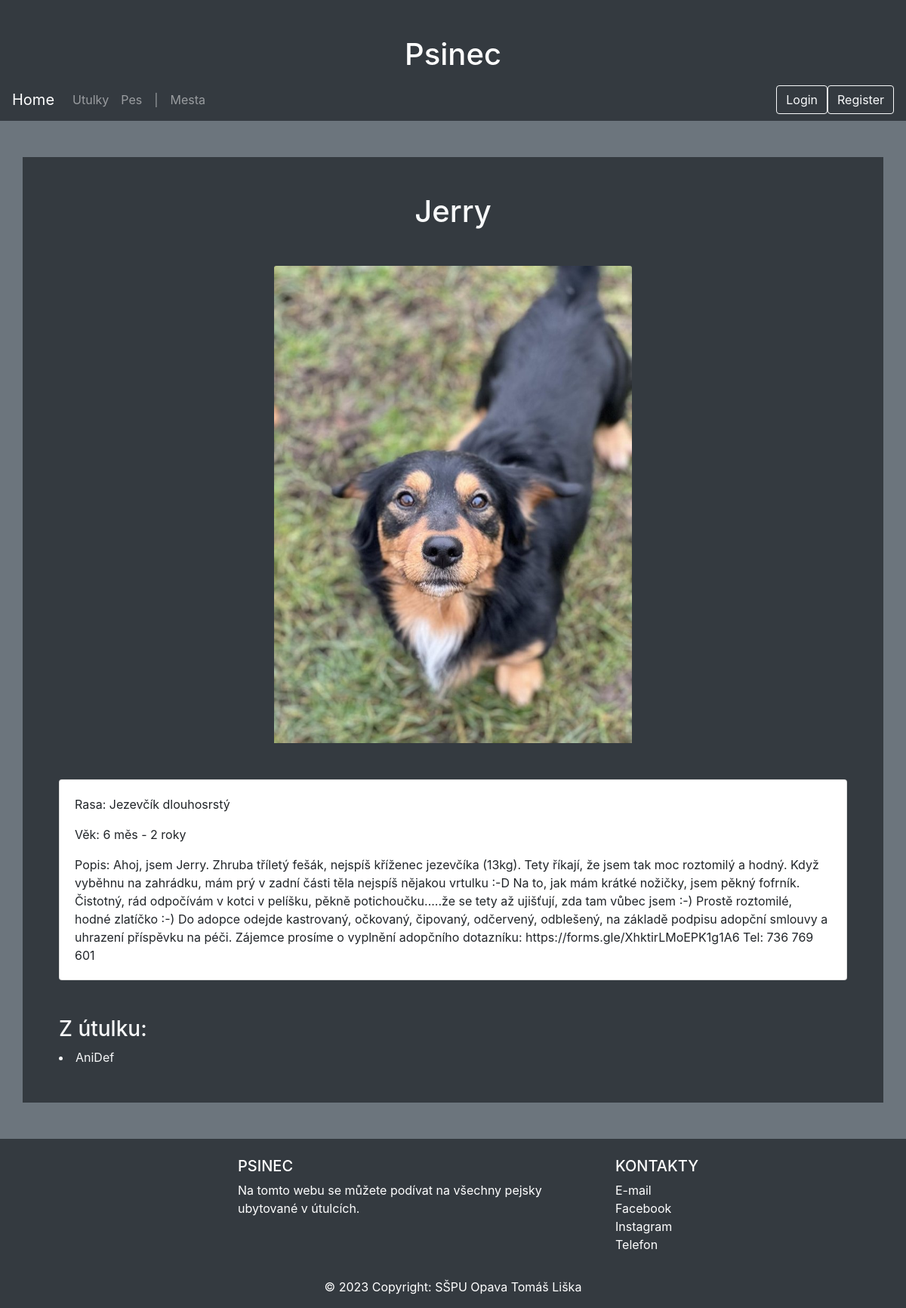
The page /pes/10 on the database its author committed.
### website/models.py (models this page shows, shortened)
class Pes(db.Model):
    idpes = db.Column(db.Integer, primary_key=True)
    ockovani = db.Column(db.Enum('Ano', 'Ne', name='ockovani_enum'), nullable=True)
    jmeno = db.Column(db.String(45), nullable=False)
    rasa = db.Column(db.String(45))
    vek = db.Column(db.Enum('2 - 6 měs', '6 měs - 2 roky', '2 - 8 let', '8 a více', name='vek_enum'), nullable=True)
    velikost = db.Column(db.Enum('maly', 'stredni', 'velky', name='velikost_enum'), nullable=True)
    stav = db.Column(db.Enum('kastrovany', 'handicapovany', 'akutni adoptce', name='stav_enum'), nullable=True)
    pohlavi = db.Column(db.Enum('Pes', 'Fena', name='pohlavi_enum'), nullable=True)
    popis = db.Column(db.String(200))
    fotografie = db.Column(db.String(100), nullable=False, default='default.jpeg')
    utulek_nazev = db.Column(db.String(45), db.ForeignKey('utulek.nazev', name='utulek_nazev'), nullable=False)
    utulek = db.relationship('Utulek', backref=db.backref('pes', lazy=True))
    __table_args__ = (
        CheckConstraint('ockovani IN ("Ano", "Ne")'),
        CheckConstraint('vek IN ("2 - 6 měs", "6 měs - 2 roky", "2 - 8 let", "8 a více")'),
        CheckConstraint('velikost IN ("maly", "stredni", "velky")'),
        CheckConstraint('stav IN ("kastrovany", "handicapovany", "akutni adoptce")'),
        CheckConstraint('pohlavi IN ("Pes", "Fena")'),
    )

class Utulek(db.Model):
    nazev = db.Column(db.String(45), primary_key=True)
    adresa = db.Column(db.String(45), nullable=False)
    mesto_nazev = db.Column(db.String(45), db.ForeignKey('mesto.nazev'), nullable=False)
    mesto = db.relationship('Mesto', backref=db.backref('utulky', lazy=True))

### website/views.py (the view)
@app.route('/pes/<int:pes_id>')
def pes_detail(pes_id):
    pes = Pes.query.get(pes_id)
    utulek_entries = Utulek.query.filter(Utulek.nazev == pes.utulek_nazev).all()
    if pes is None:
        abort(404)
    return render_template('pes_detail.html', pes=pes, utulek_entries=utulek_entries)

### website/templates/pes_detail.html (shortened to what this page needs)
<!DOCTYPE html>
<html lang="en">
<head>
    <link rel="stylesheet" href="https://stackpath.bootstrapcdn.com/bootstrap/4.5.2/css/bootstrap.min.css">
</head>
<body class="bg-secondary">
    <div class="jumbotron-fluid bg-dark pt-5">
        <h1 class="text-white text-center">Psinec</h1>
        {% include 'navbar.html' %}
    </div>
    <div class="container bg-dark mt-5 p-5 mb-5">
        <h1 class="text-light text-center ">{{ pes.jmeno }}</h1>
        <div class="m-5 text-center">
            {% if pes.fotografie %}
            <img src="{{ url_for('static', filename='img/' + pes.fotografie) }}" class="card-img-top "
                alt="Dog Picture">
            {% endif %}
        </div>
        <div class="card">
            <div class="card-body">
                <p class="card-text">Rasa: {{ pes.rasa }}</p>
                <p class="card-text">Věk: {{ pes.vek }}</p>
                <p class="card-text">Popis: {{ pes.popis }}</p>
            </div>
        </div>
        <div class="text-light mt-5">
            {% for utulek in utulek_entries %}
            <h3>Z útulku:</h3>
            <li>{{ utulek.nazev }}</li>
            {% endfor %}
        </div>
    </div>
    {% include 'footer.html' %}
</body>
</html>

### website/templates/pes_detail.html (style rules this page uses)
.card-img-top { width: 50%; object-fit: cover; }

### rows shown on the page
Pes: jmeno "Jerry", fotografie (picture), rasa "Jezevčík dlouhosrstý", vek "6 měs - 2 roky", popis "Ahoj, jsem Jerry. Zhruba tříletý fešák, nejspíš kříženec jezevčíka (13kg). Tety říkají, že jsem tak moc roztomilý a hodný. Když vyběhnu na zahrádku, mám prý v zadní části těla nejspíš nějakou vrtulku :-D Na to, jak mám krátké nožičky, jsem pěkný fofrník. Čistotný, rád odpočívám v kotci v pelíšku, pěkně potichoučku.....že se tety až ujišťují, zda tam vůbec jsem :-) Prostě roztomilé, hodné zlatíčko :-) Do adopce odejde kastrovaný, očkovaný, čipovaný, odčervený, odblešený, na základě podpisu adopční smlouvy a uhrazení příspěvku na péči. Zájemce prosíme o vyplnění adopčního dotazníku: https://forms.gle/XhktirLMoEPK1g1A6 Tel: 736 769 601"
Utulek: nazev "AniDef"
